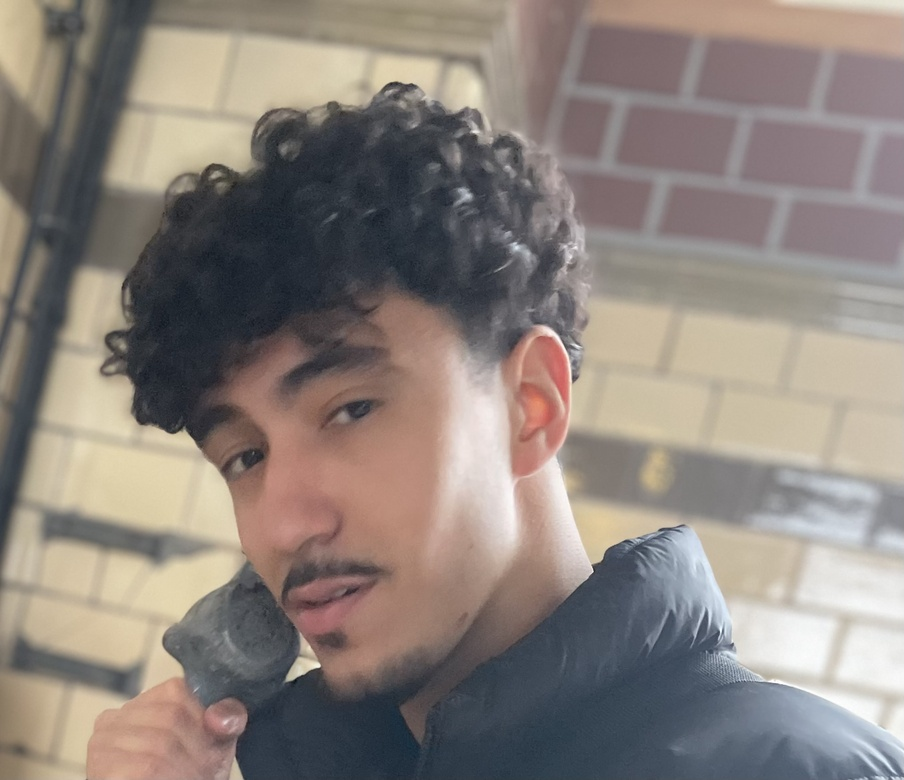
#> input picture Images/Amin.jpg, 904 x 780 px, shrunk from 2027 x 1749 before the run, given in place of the camera
$ python GesichterFinder.py
#> lines starting #> are read from the running program, lines starting #| are printed output that depends on the picture; after the words box and inside, x2 and y2 are one past the last pixel; in counts of white or black regions, pixels touching at a corner belong together
import cv2
# Lade den vortrainierten Gesichtserkennungsklassifikator
face_cascade = cv2.CascadeClassifier(cv2.data.haarcascades + 'haarcascade_frontalface_default.xml')

cam = cv2.VideoCapture(0)
while True:
    _, image = cam.read()
#> image is the input picture: shape (780, 904, 3); mean B, G, R 124.2, 130.5, 139.8
    image_gray = cv2.cvtColor(image, cv2.COLOR_BGR2GRAY)
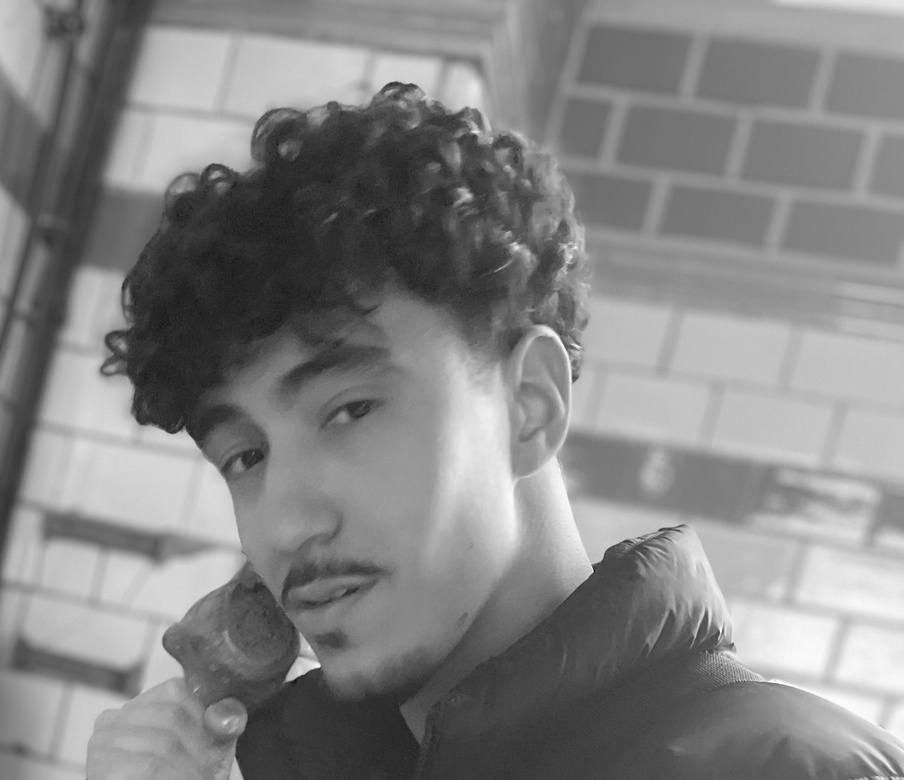
#> image_gray: shape (780, 904); min 14, max 255, mean 132.6
    image_edges = cv2.Canny(image_gray, 30, 100)
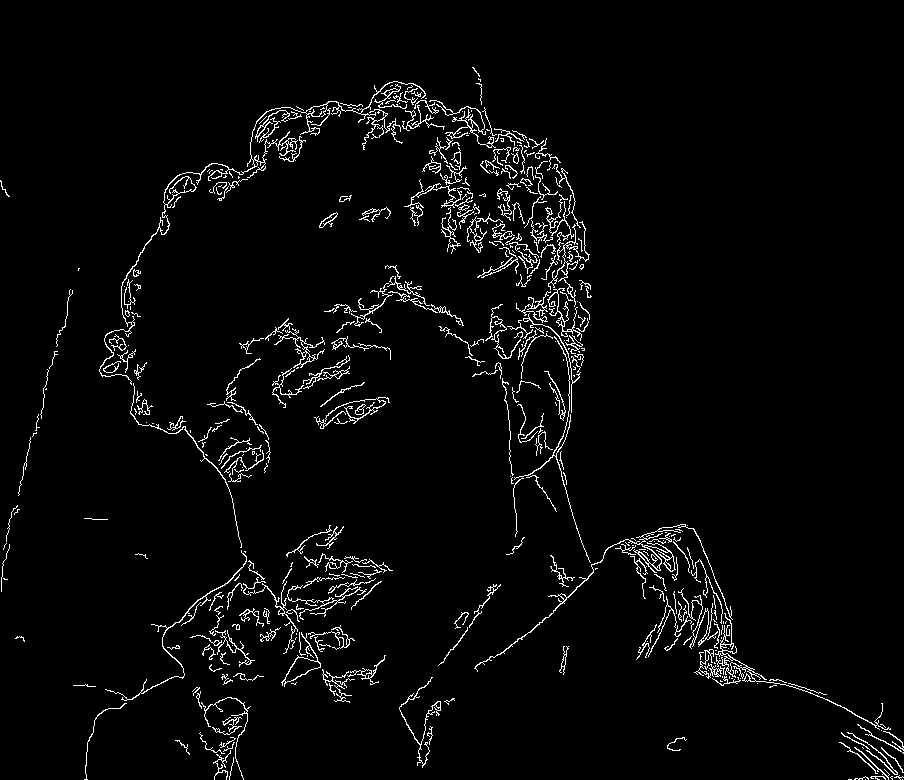
#> image_edges: shape (780, 904); 3.3% white in thin lines or dots

    # Erkenne Gesichter im Bild
    faces = face_cascade.detectMultiScale(image_gray, scaleFactor=1.1, minNeighbors=5)
#> faces = [[32, 398, 105, 105]]

    # Zeichne Rechtecke um erkannte Gesichter
    for (x, y, w, h) in faces:
        cv2.rectangle(image, (x, y), (x + w, y + h), (255, 0, 0), 3)
#> this loop made 1 pass
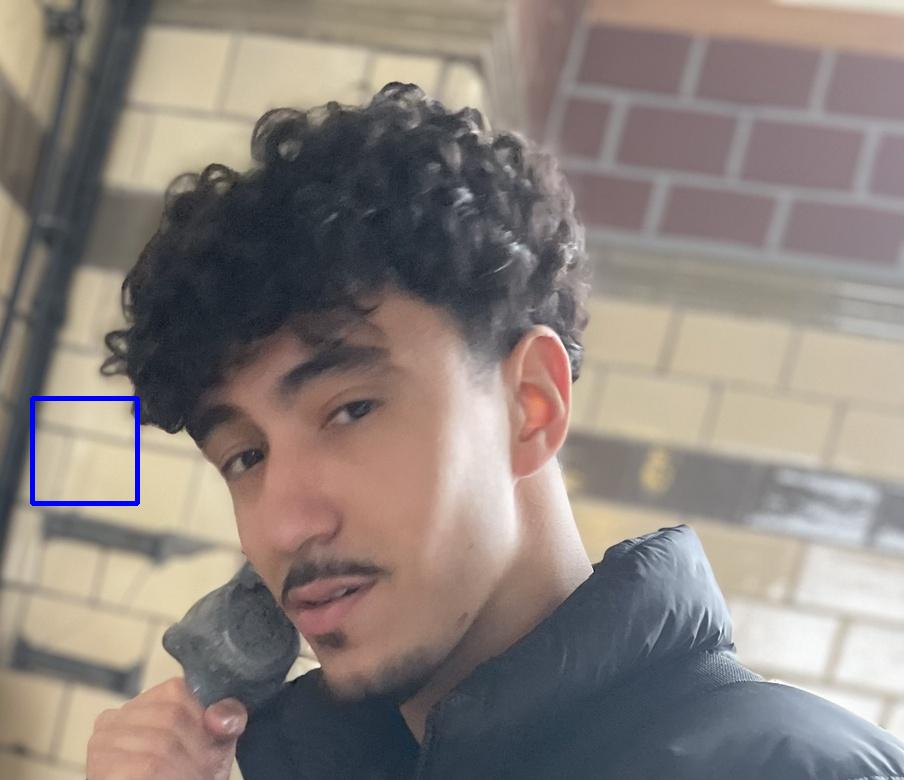
#> image: shape (780, 904, 3); 0.3% of pixels changed, all inside (x1, y1, x2, y2) = (30, 396, 140, 506)

    cv2.imshow("LiveVideo", image)
    cv2.imshow("Converted", image_edges)

    if cv2.waitKey(1) == ord('q'):#"q" um die Fenster zu schließen, da sonst immer neu drauf zu gegriffen wird
#> (key q is pressed here)
        break

cam.release()
cv2.destroyAllWindows()

$ run again, on Images/Edhem.jpg
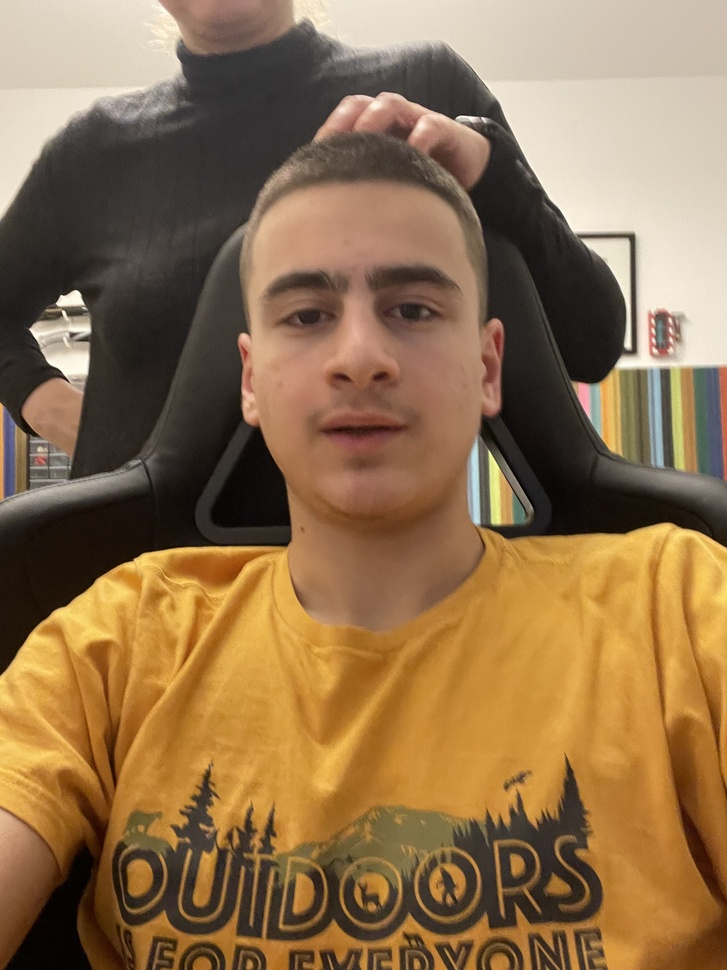
#> input picture Images/Edhem.jpg, 727 x 970 px, shrunk from 2316 x 3088 before the run, given in place of the camera
#> image is the input picture: shape (970, 727, 3); mean B, G, R 77.6, 112.4, 142.5
#> `image_edges = cv2.Canny(image_gray, 30, 100)`:
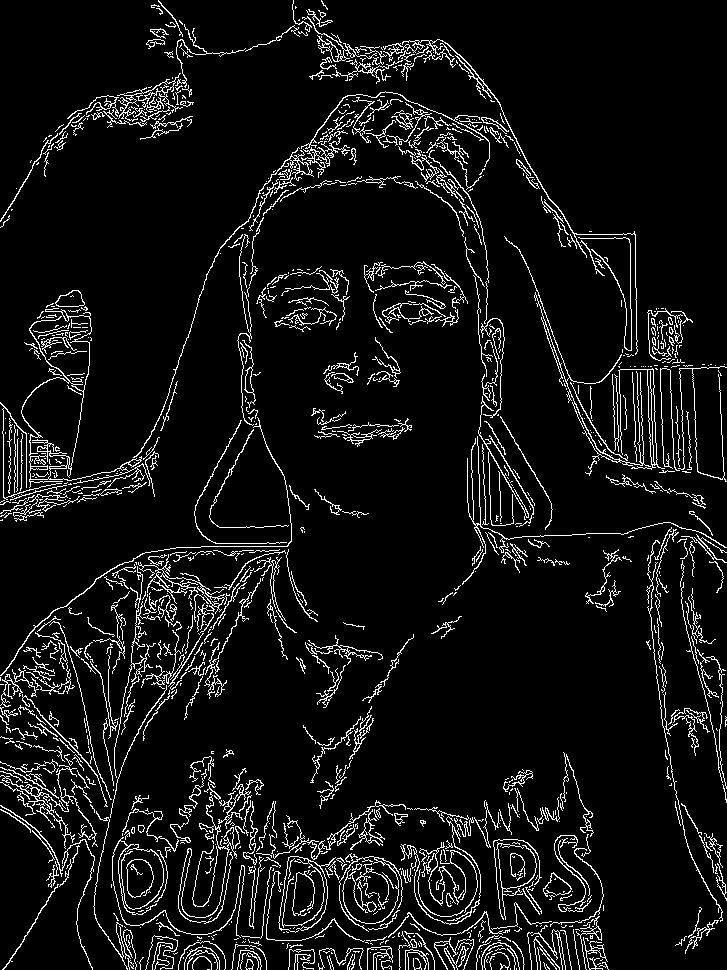
#> image_edges: shape (970, 727); 7.3% white in thin lines or dots
#> faces = [[26, 286, 77, 77], [195, 179, 327, 327]]
#> the loop `for (x, y, w, h) in faces:` made 2 passes
#> after the loop `for (x, y, w, h) in faces:`:
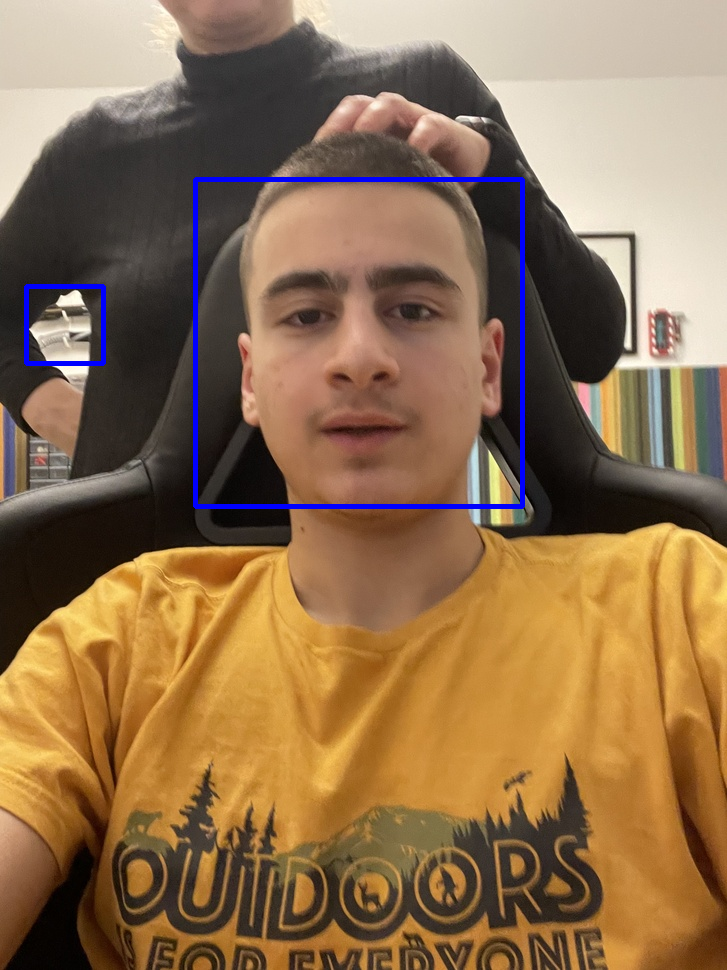
#> image: shape (970, 727, 3); 1.14% of pixels changed, all inside (x1, y1, x2, y2) = (24, 177, 525, 509)
